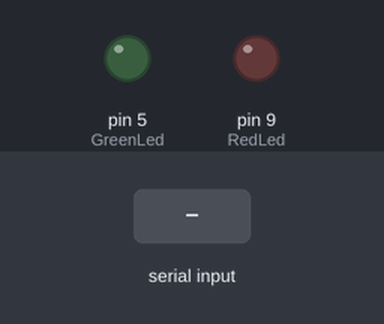
A sketch run on a simulated Arduino Uno, built with avr-gcc and run on an emulated ATmega328P. Parts: output pins drawn as LEDs (lit = HIGH). Inputs (shaded band) come from the test bench. What the sketch prints to the serial monitor is not drawn.

Above: at 1.2 s.
1.3 s: "1\n" received over Serial
At 1.8 s:
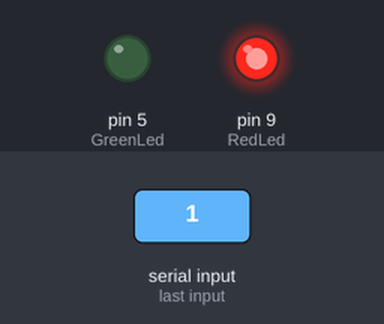
2.8 s: "3\n" received over Serial
At 4.0 s:
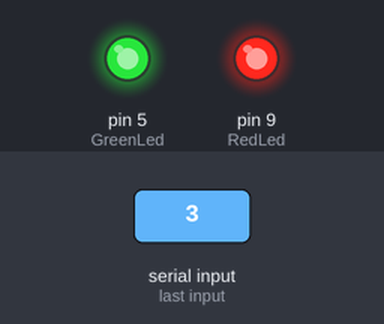
4.3 s: "2\n" received over Serial
At 5.3 s:
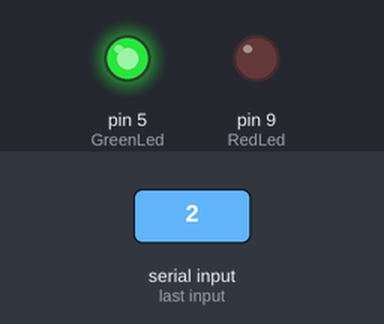
5.8 s: "4\n" received over Serial
At 6.4 s:
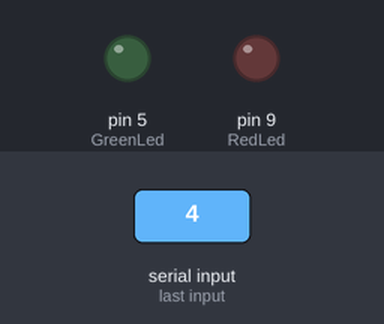
Timing chart, 0 to 8.3 s (numbered marks = the images above; inputs shaded):
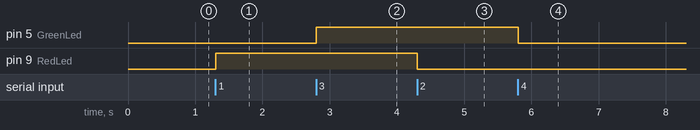

The sketch:

SONIC3.ino
```cpp
int RedLed = 9;
int GreenLed = 5;


void setup() {
  // put your setup code here, to run once:
pinMode(RedLed,OUTPUT);
pinMode(GreenLed,OUTPUT);
Serial.begin(9600);

Serial.print("press 1 to switch on the light and 2 to switch off");
}

void loop() {
  // put your main code here, to run repeatedly:


if(Serial.available()){
  int input = Serial.parseInt();
  if(input==1){
    digitalWrite(RedLed,HIGH);
  }else if(input==2){
    digitalWrite(RedLed,LOW);
  }
  if(input==3){
    digitalWrite(GreenLed,HIGH);
  }else if(input==4){
    digitalWrite(GreenLed,LOW);
  }
}

//  digitalWrite(9,HIGH);
//  delay(1000);
//  digitalWrite(9,LOW);
//  delay(1000);

}
```

Measured:
- after the input at 1.3 s, pin 9 (RedLed): LOW → HIGH at once
- after the input at 2.8 s, pin 5 (GreenLed): LOW → HIGH at once
- after the input at 4.3 s, pin 9 (RedLed): HIGH → LOW at once
- after the input at 5.8 s, pin 5 (GreenLed): HIGH → LOW at once
